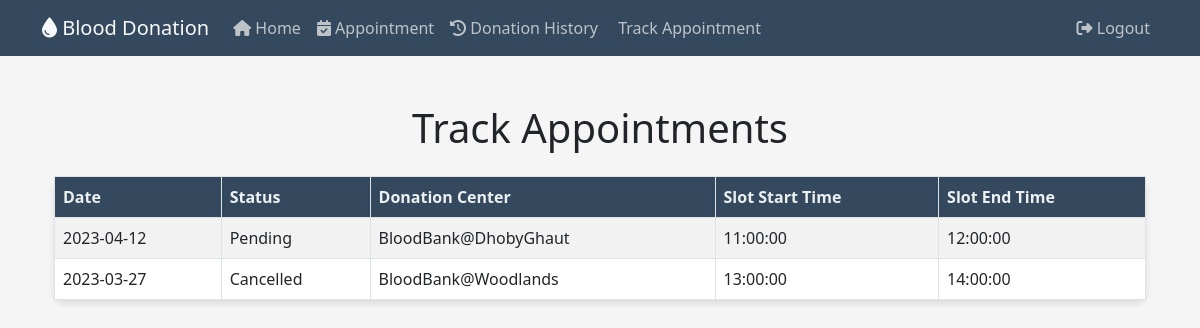
/trackappointment (signed in), run on the app's committed database.
### website/models.py (models this page shows)
class Appointment(db.Model):
    AppointmentID = db.Column(db.Integer, primary_key=True, autoincrement=True)
    Date = db.Column(db.Date, nullable=False)
    Status = db.Column(db.String(20), nullable=False)
    DonorID = db.Column(db.Integer, db.ForeignKey('donors.DonorID'))
    DonationCenterID = db.Column(db.Integer, db.ForeignKey('donation_center.DonationCenterID'))
    SlotID = db.Column(db.Integer, db.ForeignKey('slots.SlotID'))

class DonationCenter(db.Model):
    DonationCenterID = db.Column(db.Integer, primary_key=True, autoincrement=True)
    Name = db.Column(db.String(50), nullable=False)
    Address = db.Column(db.String(100), nullable=False)
    appointments = db.relationship('Appointment', backref='donation_center')
    slots = db.relationship('Slots', backref='donation_center')

### website/views.py (the view)
@views.route('/trackappointment')
def trackappointment():
    logged_in_user_email = session['email']
    user = Users.get_by_email(logged_in_user_email)
    donor_id = user.donor.DonorID
    stmt = (db.session.query(Appointment.Date, Appointment.Status, DonationCenter.Name, Slots.StartTime, Slots.EndTime)
        .join(DonationCenter, DonationCenter.DonationCenterID == Appointment.DonationCenterID)
        .join(Slots, Slots.SlotID == Appointment.SlotID)
        .join(Donors, Donors.DonorID == Appointment.DonorID)
        .filter(Donors.DonorID == donor_id))
    result = stmt.all()
    return render_template('trackappointment.html', appointments=result)

### website/models.py (called while the page is built)
    def get_by_email(email):
        return Users.query.filter_by(Email=email).first()

### website/templates/trackappointment.html (shortened to what this page needs)
{% extends "base.html" %}
{% block text %}
<div class="container my-5">
    <h1 class="mb-4">Track Appointments</h1>
    <table class="table table-striped table-bordered table-custom">
        <thead>
            <tr>
				<th>Date</th>
				<th>Status</th>
				<th>Donation Center</th>
                <th>Slot Start Time</th>
                <th>Slot End Time</th>
			</tr>
		</thead>
		<tbody>
			{% for appointment in appointments %}
			<tr>
				<td>{{ appointment.Date }}</td>
				<td>{{ appointment.Status }}</td>
				<td>{{ appointment.Name }}</td>
                <td>{{ appointment.StartTime }}</td>
                <td>{{ appointment.EndTime }}</td>
            </tr>
			{% endfor %}
		</tbody>
	</table>
</div>
{% endblock %}

### website/static/styles.css (style rules this page uses)
body { font-family: 'Poppins', sans-serif; background-color: #f5f5f5 !important; }
h1 { font-size: 36px; margin: 20px 0; text-align: center; color: #4a4a4a; }

### website/templates/trackappointment.html (style rules this page uses)
.table-custom { background-color: #fff; border-radius: 10px; box-shadow: 0 4px 6px rgba(0, 0, 0, 0.1); }
.table-custom thead th { background-color: #34495e; color: #ecf0f1; }

### data on the page
Appointment: Date "2023-04-12", Status "Pending", Name "BloodBank@DhobyGhaut", StartTime "11:00:00", EndTime "12:00:00"
Appointment: Date "2023-03-27", Status "Cancelled", Name "BloodBank@Woodlands", StartTime "13:00:00", EndTime "14:00:00"
